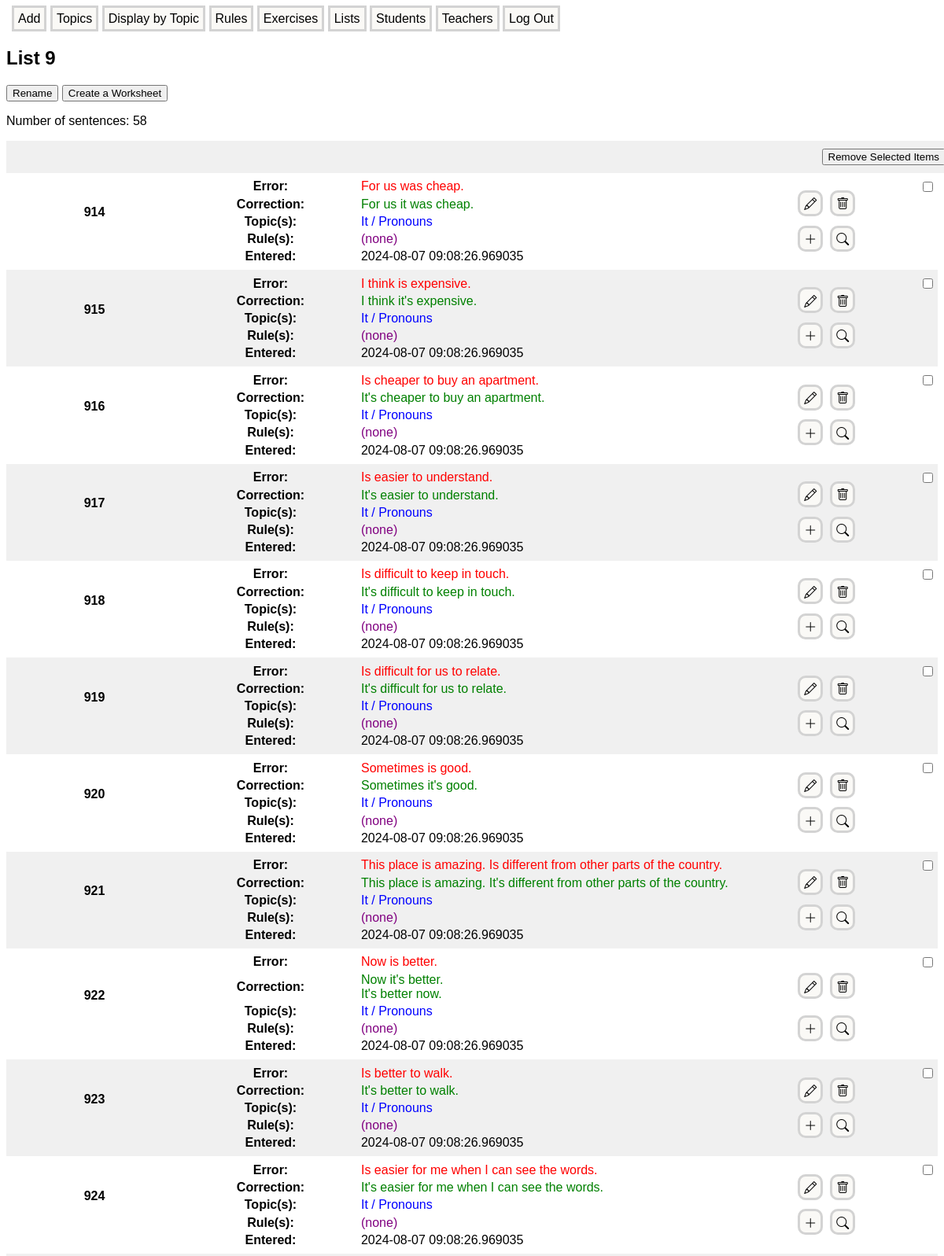
The page /error_list/13 (signed in, upper part) on the database its author committed.
### models.py (models this page shows)
class List(db.Model):
    id = db.Column(db.Integer, primary_key = True)
    list_name = db.Column(db.String(100), index = True, nullable = False)
    teacher_id = db.Column(db.Integer, db.ForeignKey('teacher.id', ondelete = 'CASCADE'))
    student_id = db.Column(db.Integer, db.ForeignKey('student.id', ondelete = 'CASCADE'))
    list_items = db.relationship('ListItem', backref = 'list', lazy = 'joined', cascade = 'all, delete-orphan')

class ListItem(db.Model):
    id = db.Column(db.Integer, primary_key = True)
    error_id = db.Column(db.Integer, db.ForeignKey('error.id', ondelete = 'CASCADE'), nullable = False)
    list_id = db.Column(db.Integer, db.ForeignKey('list.id', ondelete = 'CASCADE'), nullable = False)

class Error(db.Model):
    id = db.Column(db.Integer, primary_key = True)
    incorrect_sentence = db.Column(db.String(300), index = True, unique = True, nullable = False)
    corrections = db.relationship('Correction', backref = 'error', lazy = 'joined', cascade = 'all, delete-orphan')
    teacher_id = db.Column(db.Integer, db.ForeignKey('teacher.id'))
    student_id = db.Column(db.Integer, db.ForeignKey('student.id'))
    error_topics = db.relationship('ErrorTopic', backref = 'error', lazy = 'joined', cascade = 'all, delete-orphan')
    error_rules = db.relationship('ErrorRule', backref = 'error', lazy = 'joined', cascade = 'all, delete-orphan')
    entered = db.Column(db.DateTime, default = datetime.now(timezone.utc), nullable=False)
    last_edited = db.Column(db.DateTime, default = datetime.now(timezone.utc), nullable=False)
    list_items = db.relationship('ListItem', backref = 'error', lazy = 'joined')
    cloze_sentences = db.relationship('ClozeSentence', backref = 'error', lazy = 'joined')
    comments = db.relationship('Comment', backref = 'error', lazy = 'joined', cascade = 'all, delete-orphan')

class Correction(db.Model):
    id = db.Column(db.Integer, primary_key = True)
    correct_sentence = db.Column(db.String(300), index = True, unique = False, nullable = False)
    error_id = db.Column(db.Integer, db.ForeignKey('error.id', ondelete = 'CASCADE'), nullable = False)

class ErrorTopic(db.Model):
    id = db.Column(db.Integer, primary_key = True)
    error_id = db.Column(db.Integer, db.ForeignKey('error.id', ondelete = 'CASCADE'), nullable = False)
    topic_id = db.Column(db.Integer, db.ForeignKey('topic.id', ondelete = 'CASCADE'), nullable = False)

class Topic(db.Model):
    id = db.Column(db.Integer, primary_key = True)
    topic_name = db.Column(db.String(200), index = True, unique = True, nullable = False)
    topic_errors = db.relationship('ErrorTopic', backref = "topic", lazy = 'joined', cascade = 'all, delete-orphan')
    topic_rules = db.relationship('RuleTopic', backref = 'topic', lazy = 'joined', cascade = 'all, delete-orphan')

### list_management/routes.py (the view, shortened to what this page needs)
@app.route('/error_list/<int:list_id>', methods=['GET', 'POST'])
def error_list(list_id):
    list = List.query.get(list_id)
    edit_list_form = EditListForm(csrf_enabled=False)
    worksheet_form = WorksheetForm(title=list.list_name, csrf_enabled=False)
    return render_template('error_list.html', list=list, edit_list_form=edit_list_form, worksheet_form=worksheet_form)

### forms.py
class EditListForm(FlaskForm):
    list_name = StringField('List Name:')
    submit = SubmitField('Change List Name')

class WorksheetForm(FlaskForm):
    title = StringField('Title', validators=[DataRequired()])
    worksheet_type = RadioField('Type of Worksheet', choices=[(1, 'Individual'),
                                                             (2, 'Student A / Student B')],
                                                             default='1', validators=[DataRequired()])
    exercise = RadioField('Exercise', choices=[(1, 'Correct or Incorrect?'),
                                                    (2, 'Choose the Correct Sentence'),
                                                    (3, 'Correct the Sentence')],
                                                     default='1')
    number_of_questions = IntegerField('Number of Questions')
    randomize = BooleanField('Randomize?')
    submit = SubmitField('Create Worksheet')

### app.py (called while the page is built)
@login_manager.user_loader
def load_user(user_id):
    user_type, user_id = user_id.split(':')
    if user_type == 'teacher':
        return Teacher.query.get(int(user_id))
    elif user_type == 'student':
        return Student.query.get(int(user_id))
    return None

### list_management/templates/list_management/error_list.html (shortened to what this page needs)
{% extends "base.html" %}
{% block content %}
<h2>{{ list.list_name }}</h2>
<button onclick="showForm('edit-form');">Rename</button>
<button onclick="showForm('worksheet-form');">Create a Worksheet</button>
<p>Number of sentences: {{ list.list_items | length }}</p>
<div class="sticky-div">
    <form class="manage-form" method="POST" action="{{ url_for('remove_list_items', list_id = list.id) }}" id="deleteItemsForm">
        <button type="button" onclick="submitItemForm('error');">Remove Selected Items</button>
    </form>
</div>
{% for list_item in list.list_items %}
<div class="entry-container">
<table class="error-list-item" style="width=100%;">
    <tr>
        <th class="small" rowspan="4">{{ list_item.error_id }}  </th>
        <th class="small">Error:</th>
        <td class="large">
            <span class="incorrect-sentence">{{ list_item.error.incorrect_sentence }}</span>
        </td>
        <td rowspan="3">
            <a class="manage-link edit-icon" href="{{ url_for('edit', error_id=list_item.error.id) }}" target="_blank"
            title="Edit"></a>
        </td>
        <td class="small" rowspan="3">
            <a class="manage-link trash-icon" href="{{ url_for('remove_list_item', list_id=list.id, list_item_id=list_item.id) }}"
            onclick="return confirmItemRemoval();" title="Remove"></a>
        </td>
        <td class="small">
            <input type="checkbox" name="error_checkbox" value="{{ list_item.id }}" class="error-checkbox">
        </td>
    </tr>
    <tr>
        <th>Correction:</th>
        <td class="correct-sentence">
            {% for correction in list_item.error.corrections %}
                {{ correction.correct_sentence }}<br>
            {% endfor %}
        </td>
    </tr>
    <tr>
        <th>Topic(s): </th>
        <td class="topic-name">
            {% if list_item.error.error_topics %}
                {% for error_topic in list_item.error.error_topics %}
                    {{ error_topic.topic.topic_name }}<br>
                {% endfor %}
            {% else %}
                (none)
            {% endif %}
        </td>
    </tr>
    <tr>
        <th>Rule(s): </th>
        <td class="rule-name">
            {% if list_item.error.error_rules %}
                {% for error_rule in list_item.error.error_rules %}
                    {{ error_rule.rule.rule_name }}<br>
                {% endfor %}
            {% else %}
                (none)
            {% endif %}
        </td>
        <td>
            <a class="manage-link add-icon" href="{{ url_for('add_rules_and_topics', error_id=list_item.error.id) }}"
            target="_blank" title="Add Rules and Topics"></a>
        </td>
        <td>
            <a class="manage-link parse-icon" href="{{ url_for('parse_sentence', error_id=list_item.error.id) }}"
            target="_blank" title="Parse Sentence"></a>
        </td>
    </tr>
    <tr>
        <td></td>
        <th>Entered:</th>
        <td>{{ list_item.error.entered }}</td>
</table>
</div>
{% endfor %}
{% endblock %}

### static/styles.css (style rules this page uses)
body { font-family: sans-serif; }
.manage-link { font-size: 16px; text-decoration: none; color: black; background-color: #FAF9F6; border: solid lightgray; border-radius: 10px; padding: 5px; margin-right: 5px; }
.entry-container { width: 100%; min-width: 880px; }
.entry-container:nth-child(even) { background-color: #F0F0F0; }
.entry-container:nth-child(odd) { background-color: white; }
.sticky-div { width: 100%; min-width: 880px; position: sticky; top: 0; background-color: #F0F0F0; padding: 10px; z-index: 1000; overflow: hidden; }
.manage-form { margin: 0px; float: right; vertical-align: middle; }
.edit-icon::before { font-family: "bootstrap-icons"; content: "\f4cb"; display: inline-block; vertical-align: middle; text-align: center; }
.trash-icon::before { font-family: "bootstrap-icons"; content: "\f5de"; display: inline-block; vertical-align: middle; }
.add-icon::before { font-family: "bootstrap-icons"; content: "\f64d"; display: inline-block; vertical-align: middle; }
.parse-icon::before { font-family: "bootstrap-icons"; content: "\f52a"; display: inline-block; vertical-align: middle; }
.error-checkbox { text-align: right; }
.incorrect-sentence { color: red; }
.correct-sentence { color: green; }
.topic-name { color: blue; }
.rule-name { color: purple; }

### rows shown on the page
List: list_name "List 9"
ListItem: error_id "914", error.incorrect_sentence "For us was cheap.", error.entered "2024-08-07 09:08:26.969035"
Correction: correct_sentence "For us it was cheap."
ErrorTopic: topic.topic_name "It / Pronouns"
ListItem: error_id "915", error.incorrect_sentence "I think is expensive.", error.entered "2024-08-07 09:08:26.969035"
Correction: correct_sentence "I think it's expensive."
ErrorTopic: topic.topic_name "It / Pronouns"
ListItem: error_id "916", error.incorrect_sentence "Is cheaper to buy an apartment.", error.entered "2024-08-07 09:08:26.969035"
Correction: correct_sentence "It's cheaper to buy an apartment."
ErrorTopic: topic.topic_name "It / Pronouns"
ListItem: error_id "917", error.incorrect_sentence "Is easier to understand.", error.entered "2024-08-07 09:08:26.969035"
Correction: correct_sentence "It's easier to understand."
ErrorTopic: topic.topic_name "It / Pronouns"
ListItem: error_id "918", error.incorrect_sentence "Is difficult to keep in touch.", error.entered "2024-08-07 09:08:26.969035"
Correction: correct_sentence "It's difficult to keep in touch."
ErrorTopic: topic.topic_name "It / Pronouns"
ListItem: error_id "919", error.incorrect_sentence "Is difficult for us to relate.", error.entered "2024-08-07 09:08:26.969035"
Correction: correct_sentence "It's difficult for us to relate."
ErrorTopic: topic.topic_name "It / Pronouns"
ListItem: error_id "920", error.incorrect_sentence "Sometimes is good.", error.entered "2024-08-07 09:08:26.969035"
Correction: correct_sentence "Sometimes it's good."
ErrorTopic: topic.topic_name "It / Pronouns"
ListItem: error_id "921", error.incorrect_sentence "This place is amazing. Is different from other parts of the country.", error.entered "2024-08-07 09:08:26.969035"
Correction: correct_sentence "This place is amazing. It's different from other parts of the country."
ErrorTopic: topic.topic_name "It / Pronouns"
ListItem: error_id "922", error.incorrect_sentence "Now is better.", error.entered "2024-08-07 09:08:26.969035"
Correction: correct_sentence "Now it's better."
Correction: correct_sentence "It's better now."
ErrorTopic: topic.topic_name "It / Pronouns"
ListItem: error_id "923", error.incorrect_sentence "Is better to walk.", error.entered "2024-08-07 09:08:26.969035"
Correction: correct_sentence "It's better to walk."
ErrorTopic: topic.topic_name "It / Pronouns"
ListItem: error_id "924", error.incorrect_sentence "Is easier for me when I can see the words.", error.entered "2024-08-07 09:08:26.969035"
Correction: correct_sentence "It's easier for me when I can see the words."
ErrorTopic: topic.topic_name "It / Pronouns"

### other values the page prints
{{ list.list_items | length }} "58"
